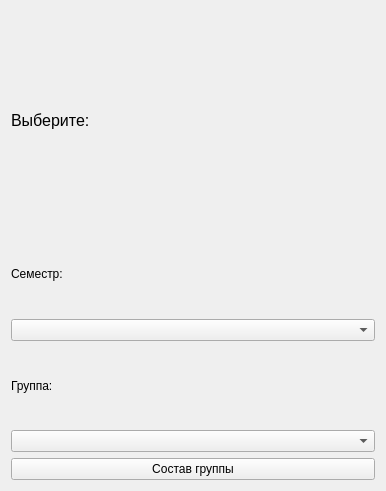
<?xml version="1.0" encoding="UTF-8"?>
<ui version="4.0">
 <class>ToCompositionGroup</class>
 <widget class="QWidget" name="ToCompositionGroup">
  <property name="geometry">
   <rect>
    <x>0</x>
    <y>0</y>
    <width>386</width>
    <height>491</height>
   </rect>
  </property>
  <property name="windowTitle">
   <string>Form</string>
  </property>
  <layout class="QGridLayout" name="gridLayout">
   <item row="0" column="0">
    <widget class="QLabel" name="label">
     <property name="font">
      <font>
       <pointsize>12</pointsize>
      </font>
     </property>
     <property name="text">
      <string>Выберите: </string>
     </property>
    </widget>
   </item>
   <item row="1" column="0">
    <layout class="QVBoxLayout" name="verticalLayout_2">
     <item>
      <widget class="QLabel" name="label_4">
       <property name="text">
        <string>Семестр:</string>
       </property>
      </widget>
     </item>
     <item>
      <widget class="QComboBox" name="comboBox"/>
     </item>
     <item>
      <widget class="QLabel" name="label_5">
       <property name="text">
        <string>Группа:</string>
       </property>
      </widget>
     </item>
     <item>
      <widget class="QComboBox" name="comboBox_2"/>
     </item>
    </layout>
   </item>
   <item row="2" column="0">
    <widget class="QPushButton" name="pushButton">
     <property name="text">
      <string>Состав группы</string>
     </property>
    </widget>
   </item>
  </layout>
 </widget>
 <resources/>
 <connections/>
</ui>
